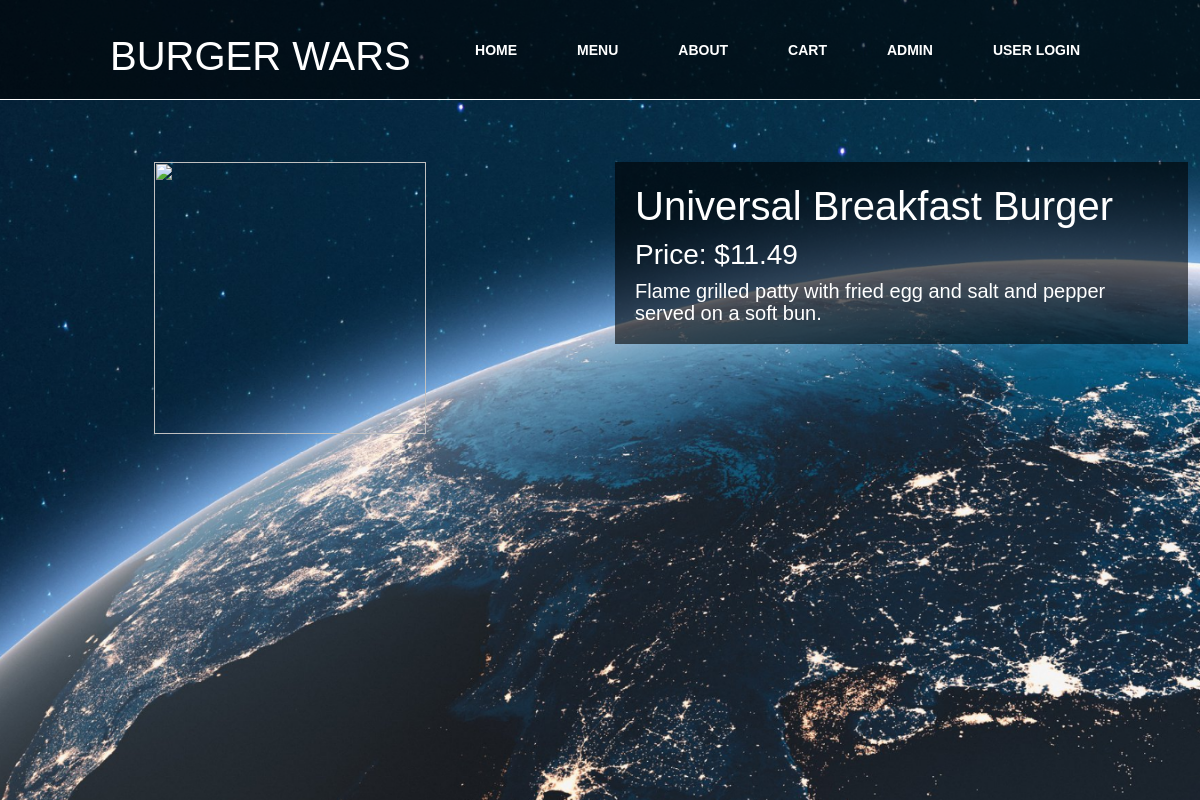
Page /itemdetails/2 on the committed database.
### burgerwars/models.py (models this page shows, shortened)
class Product(models.Model):
    product_name = models.CharField(max_length=50)
    product_price = models.DecimalField(max_digits=10, decimal_places=2)
    product_description = models.TextField()
    product_image = models.ImageField(max_length=200)
    product_type = models.CharField(max_length=6)
    product_toppings = models.ManyToManyField(Topping)

### burgerwars/views.py (the view)
# urls.py: path('itemdetails/<int:pk>', views.itemdetails.as_view(), name='itemdetails'),
class itemdetails(generic.DetailView):
    model = Product

### burgerwars/templates/burgerwars/product_detail.html (shortened to what this page needs)
<!DOCTYPE html>
{% load static %}
<html lang="en">
<head>
    <link rel="stylesheet" href="https://cdn.jsdelivr.net/npm/bootstrap@4.5.3/dist/css/bootstrap.min.css">
    <link rel="stylesheet" href="../../static/css/style1.css" type="text/css">
</head>
<body>
<nav class="about">
    <div class="logoa"><h1>Burger Wars </h1></div>
    <ul>
        <li><a href="{% url 'burgerwars:home' %}">Home</a></li>
        <li><a href="{% url 'burgerwars:bwmenucat' %}">Menu</a></li>
        <li><a href="{% url 'burgerwars:about' %}">About</a></li>
        <li><a href="#">Cart</a></li>
        <li><a href="/admin">Admin</a></li>
        <li><a href="#">User Login</a></li>
    </ul>
</nav>
<section class="fixed">
    <div class="row about-content" style="padding-top: 150px;">
        <div class="col-md-6 padding-left" style="max-height: 100%;">
            <img class="placeholder-image" src="burgerwars/media/">
        </div>
        <div class="col-md-6">
            <div class="about-text">
                <h1 class="white-text">{{ product.product_name }}</h1>
                <h3 class="white-text">Price: ${{ product.product_price }}</h3>
                <p class="content-text">
                    {{ product.product_description }}
                </p>
            </div>
        </div>
    </div>
</section>
</body>
</html>

### burgerwars/static/css/style1.css (style rules this page uses)
body { margin: 0; padding: 0; font-family: Arial; line-height: 1px; }
nav { position: fixed; top:0; left:0; width:100%; height: 100px; padding: 10px 90px; box-sizing: border-box; background: rgba(0,0,0,0.6); border-bottom: 1px solid #fff; }
nav .logoa { padding: 22px 20px; height: 80px; float: left; font-size:24px; font-weight: bold; text-transform: uppercase; color:#fff; }
nav ul { list-style: none; float: right; margin: 0; padding: 0; display: flex; }
nav ul li a { line-height: 80px; color:#fff; padding: 12px 30px; text-decoration: none; font-size: 14px; font-weight: bold; text-transform: uppercase; }
section { width:100%; height: 100vh; background: url(backhomepage.png); background-size: cover; background-position: center; margin: 0 auto; padding: 1%; text-align: center; }
.white-text { color: #ffffff; }
.content-text { display: block; color: #ffffff; line-height: 22px; margin: 0; font-size: 20px; }
.about-content { text-align: left; }
.padding-left { padding-left: 10%; padding-right: 10%; }
.about-text { background-color: rgba(0, 0, 0, 0.6); padding: 20px; }
.placeholder-image { text-align: center; margin-left: 10%; margin-right: 10%; width: 272px; height: 272px; }
section.fixed { background-attachment: fixed; }

### rows in the picture
Product: product_name "Universal Breakfast Burger", product_price "11.49", product_description "Flame grilled patty with fried egg and salt and pepper served on a soft bun."
